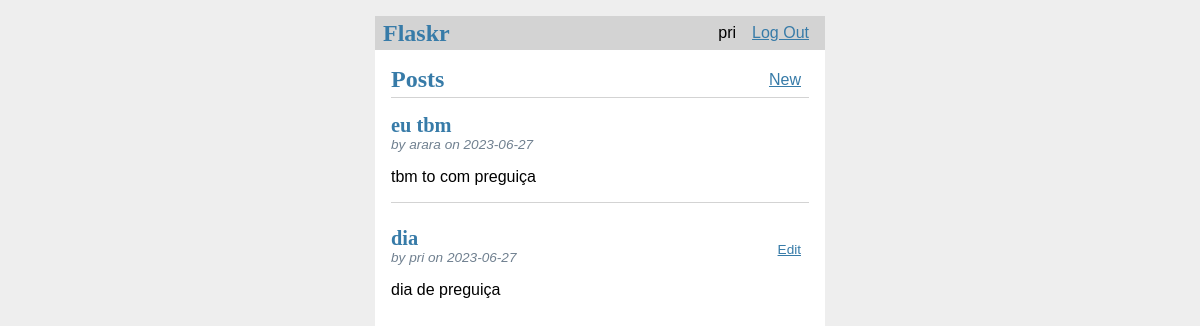
Page / (signed in) on the committed database.
### tables this page shows
CREATE TABLE user (
    id INTEGER PRIMARY KEY AUTOINCREMENT,
    username TEXT UNIQUE NOT NULL,
    password TEXT NOT NULL
);

CREATE TABLE post (
    id INTEGER PRIMARY KEY AUTOINCREMENT, 
    author_id INTEGER NOT NULL,
    created TIMESTAMP NOT NULL DEFAULT CURRENT_TIMESTAMP, 
    title TEXT NOT NULL,
    body TEXT NOT NULL, 
    FOREIGN KEY (author_id) REFERENCES user(id)
);

### flaskr/blog.py (the view)
@bp.route('/')
def index():
    db = get_db()
    posts = db.execute(
        'SELECT p.id, title, body, created, author_id, username'
        ' FROM post p JOIN user u ON p.author_id = u.id'
        ' ORDER BY created DESC'
    ).fetchall()
    return render_template('blog/index.html', posts=posts)

### flaskr/auth.py (called while the page is built)
@bp.before_app_request
def load_logged_in_user():
    user_id = session.get('user_id')
    if user_id is None:
        g.user = None
    else:
        g.user = get_db().execute(
            'SELECT * FROM user WHERE id = ?', (user_id,)
        ).fetchone()

### flaskr/db.py (called while the page is built)
def get_db():
    if 'db' not in g:
        g.db = sqlite3.connect(
            current_app.config['DATABASE'],
            detect_types=sqlite3.PARSE_DECLTYPES
        )
        g.db.row_factory = sqlite3.Row
    return g.db

### flaskr/templates/blog/index.html
{% extends 'base.html' %}
{% block header %}
  <h1>{% block title %}Posts{% endblock %}</h1>
  {% if g.user %}
    <a class="action" href="{{ url_for('blog.create') }}">New</a>
  {% endif %}
{% endblock %}
{% block content %}
  {% for post in posts %}
    <article class="post">
      <header>
        <div>
          <h1>{{ post['title'] }}</h1>
          <div class="about">by {{ post['username'] }} on {{ post['created'].strftime('%Y-%m-%d') }}</div>
        </div>
        {% if g.user['id'] == post['author_id'] %}
          <a class="action" href="{{ url_for('blog.update', id=post['id']) }}">Edit</a>
        {% endif %}
      </header>
      <p class="body">{{ post['body'] }}</p>
    </article>
    {% if not loop.last %}
      <hr>
    {% endif %}
  {% endfor %}
{% endblock %}

### flaskr/templates/base.html (shortened to what this page needs)
<!doctype html>
<link rel="stylesheet" href="{{ url_for('static', filename='style.css') }}">
<nav>
  <h1>Flaskr</h1>
  <ul>
    {% if g.user %}
      <li><span>{{ g.user['username'] }}</span>
      <li><a href="{{ url_for('auth.logout') }}">Log Out</a>
    {% else %}
      <li><a href="{{ url_for('auth.register') }}">Register</a>
      <li><a href="{{ url_for('auth.login') }}">Log In</a>
    {% endif %}
  </ul>
</nav>
<section class="content">
  <header>
    {% block header %}{% endblock %}
  </header>
  {% block content %}{% endblock %}
</section>

### flaskr/static/style.css (style rules this page uses)
h1 { font-family: serif; color: #377ba8; margin: 1rem 0; }
a { color: #377ba8; }
hr { border: none; border-top: 1px solid lightgray; }
nav { background: lightgray; display: flex; align-items: center; padding: 0 0.5rem; }
nav h1 { flex: auto; margin: 0; }
nav ul { display: flex; list-style: none; margin: 0; padding: 0; }
nav ul li a, nav ul li span, header .action { display: block; padding: 0.5rem; }
.content { padding: 0 1rem 1rem; }
.content > header { border-bottom: 1px solid lightgray; display: flex; align-items: flex-end; }
.content > header h1 { flex: auto; margin: 1rem 0 0.25rem 0; }
.post > header { display: flex; align-items: flex-end; font-size: 0.85em; }
.post > header > div:first-of-type { flex: auto; }
.post > header h1 { font-size: 1.5em; margin-bottom: 0; }
.post .about { color: slategray; font-style: italic; }
.post .body { white-space: pre-line; }
.content:last-child { margin-bottom: 0; }

### rows in the picture
user: user.username "pri"
post: title "eu tbm", username "arara", created "2023-06-27", body "tbm to com preguiça"
post: title "dia", username "pri", created "2023-06-27", body "dia de preguiça"
